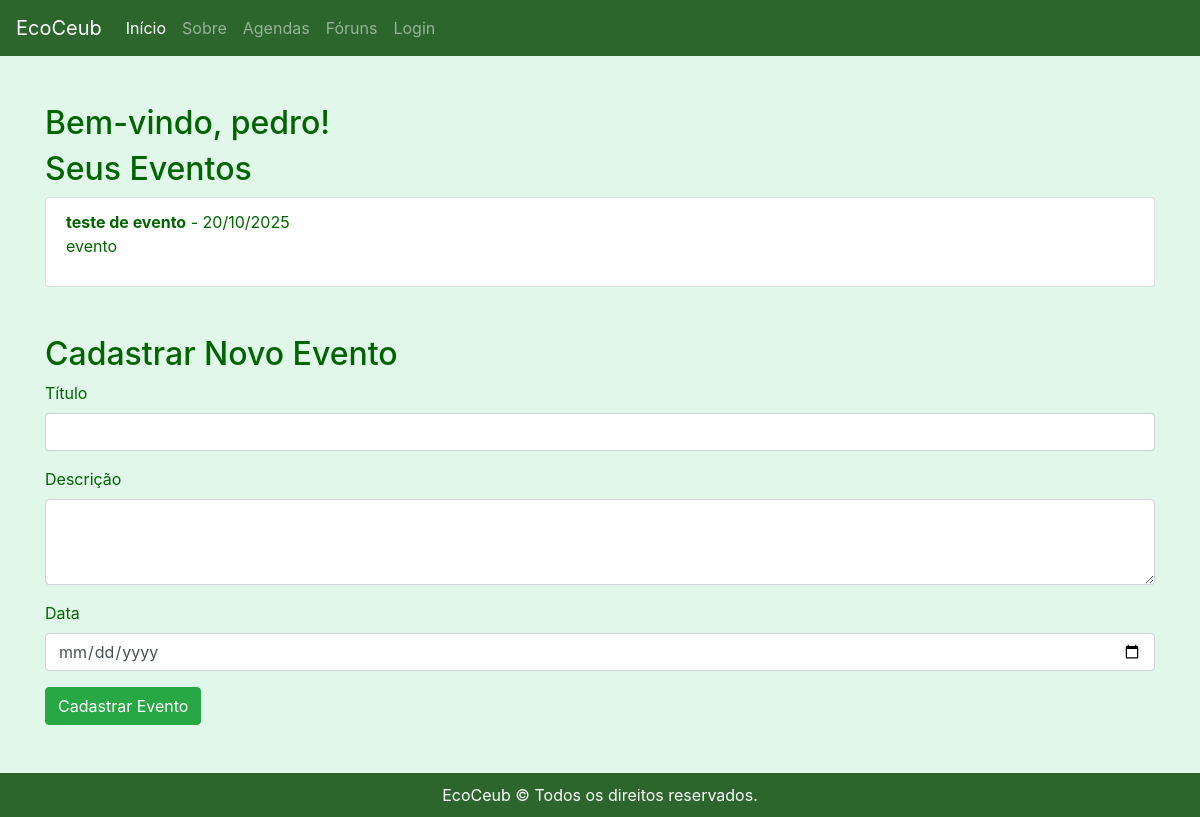
Before: /eventos (signed in) with the older database file.
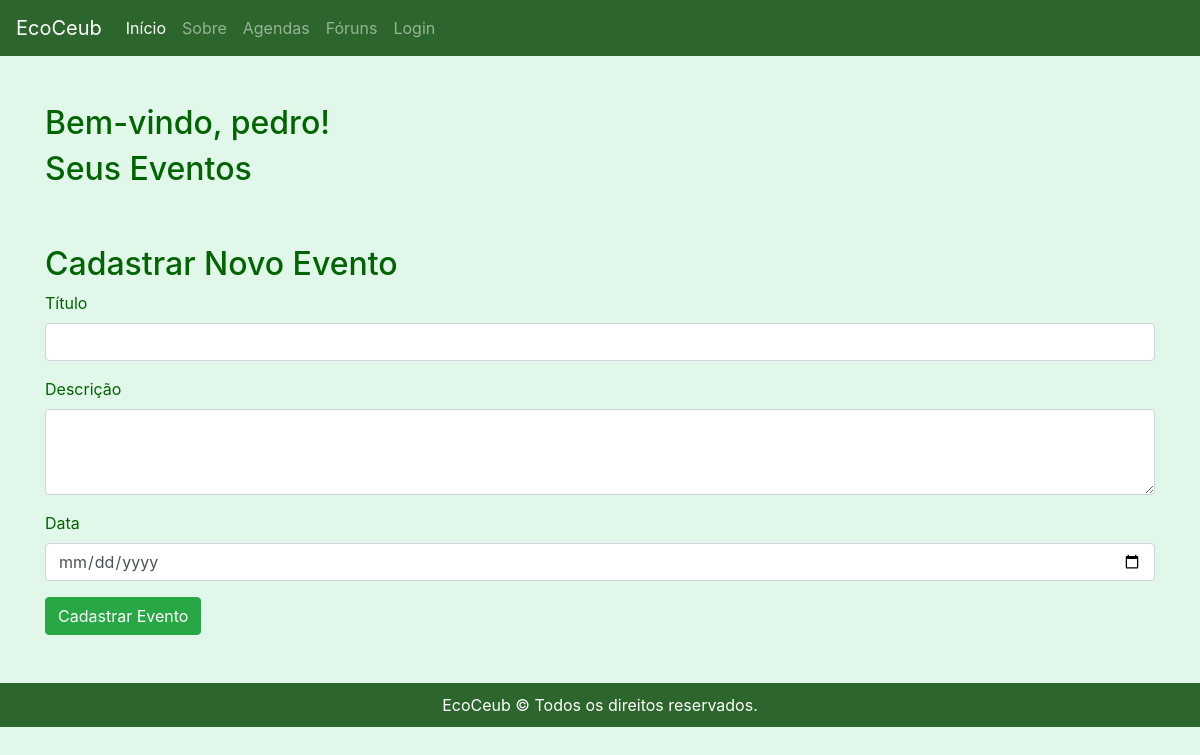
After: the same page with the newer database file.
### app.py (models this page shows)
class Evento(db.Model):
    id = db.Column(db.Integer, primary_key=True)
    titulo = db.Column(db.String(100), nullable=False)
    descricao = db.Column(db.Text, nullable=False)
    data_evento = db.Column(db.Date, nullable=False)
    usuario_id = db.Column(db.Integer, db.ForeignKey('usuario.id'), nullable=False)

### app.py (the view, shortened to what this page needs)
@app.route('/eventos', methods=['GET', 'POST'])
@login_required
def eventos():
    data_atual = datetime.now().strftime('%Y-%m-%d')
    eventos = Evento.query.filter(Evento.data_evento >= datetime.now().date()).order_by(Evento.data_evento.asc()).all()
    return render_template('eventos.html', eventos=eventos)

### app.py (called while the page is built)
@login_manager.user_loader
def load_user(user_id):
    return Usuario.query.get(int(user_id))

### templates/eventos.html
{% extends "base.html" %}
{% block content %}
<div class="container mt-5">
    <h2>Bem-vindo, {{ current_user.nome }}!</h2>
    <h2>Seus Eventos</h2>
    <ul class="list-group">
        {% for evento in eventos %}
            <li class="list-group-item">
                <strong>{{ evento.titulo }}</strong> - {{ evento.data_evento.strftime('%d/%m/%Y') }}
                <p>{{ evento.descricao }}</p>
            </li>
        {% endfor %}
    </ul>
    <h2 class="mt-5">Cadastrar Novo Evento</h2>
    <form method="POST" action="/eventos">
        <div class="form-group">
            <label for="titulo">Título</label>
            <input type="text" class="form-control" id="titulo" name="titulo" required>
        </div>
        <div class="form-group">
            <label for="descricao">Descrição</label>
            <textarea class="form-control" id="descricao" name="descricao" rows="3" required></textarea>
        </div>
        <div class="form-group">
            <label for="data_evento">Data</label>
            <input type="date" class="form-control" id="data_evento" name="data_evento" required>
        </div>
        <button type="submit" class="btn btn-success">Cadastrar Evento</button>
    </form>
</div>
{% endblock %}

Changed rows visible on the page:
removed Evento: titulo "teste de evento", data_evento "20/10/2025", descricao "evento"
